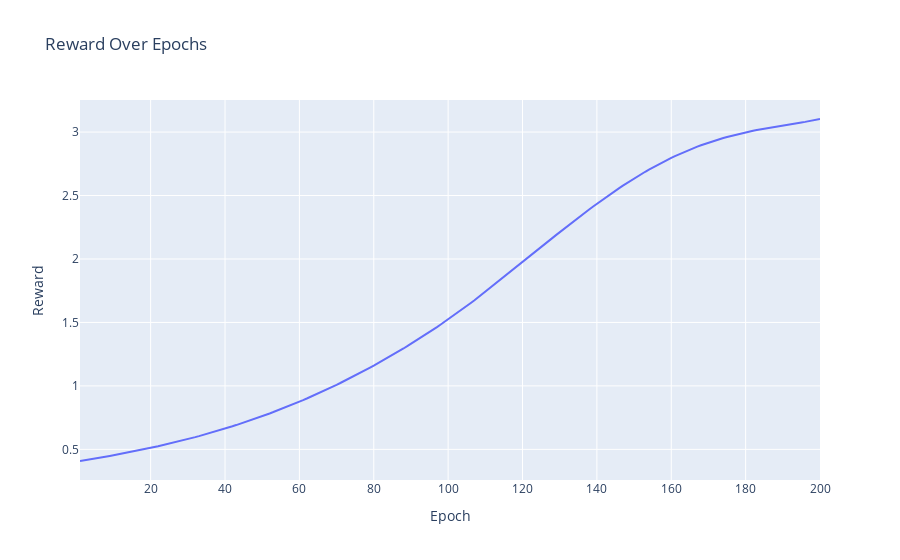

Source (notebook cell):
### Code cell
# Reverse the training loss values and epoch values

reversed_epochs = list(range(num_epochs, 0, -1))

# Create the line plot for reversed training loss over epochs
fig = go.Figure()
fig.add_trace(go.Scatter(x=reversed_epochs, y=training_loss_values, mode='lines', name='Training Loss'))
fig.update_layout(title='Reward Over Epochs', xaxis_title='Epoch', yaxis_title='Reward')
fig.show()

### Figure 1 — Plotly figure (JSON) as saved in the notebook; plotly's stock layout.template omitted (floating-point values rounded to 4 significant figures; data arrays with more than 128 entries replaced by an {"elided": "..."} marker saying what was removed)
{"data": [{"mode": "lines", "name": "Training Loss", "type": "scatter", "x": {"elided": "200 int values"}, "y": {"elided": "200 float values"}}], "layout": {"title": {"text": "Reward Over Epochs"}, "xaxis": {"title": {"text": "Epoch"}}, "yaxis": {"title": {"text": "Reward"}}}}
